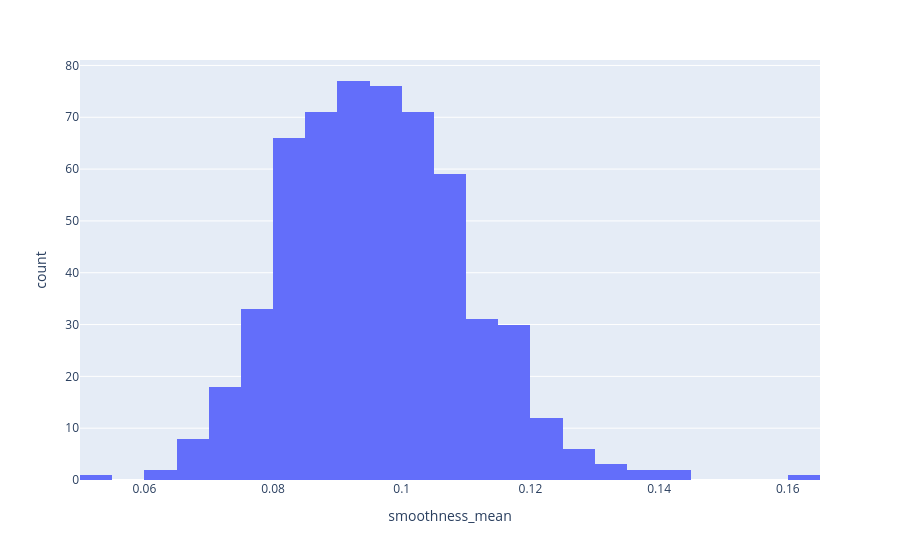

This figure's notebook cell:
### Code cell
px.histogram(data_frame=data,x='smoothness_mean')

### Figure 1 — Plotly figure (JSON) as saved in the notebook; plotly's stock layout.template omitted (floating-point values rounded to 4 significant figures; data arrays with more than 128 entries replaced by an {"elided": "..."} marker saying what was removed)
{"data": [{"bingroup": "x", "hovertemplate": "smoothness_mean=%{x}<br>count=%{y}<extra></extra>", "legendgroup": "", "marker": {"color": "#636efa", "pattern": {"shape": ""}}, "name": "", "orientation": "v", "showlegend": false, "type": "histogram", "x": {"elided": "569 float values"}, "xaxis": "x", "yaxis": "y"}], "layout": {"barmode": "relative", "legend": {"tracegroupgap": 0}, "margin": {"t": 60}, "xaxis": {"anchor": "y", "domain": [0, 1], "title": {"text": "smoothness_mean"}}, "yaxis": {"anchor": "x", "domain": [0, 1], "title": {"text": "count"}}}}
